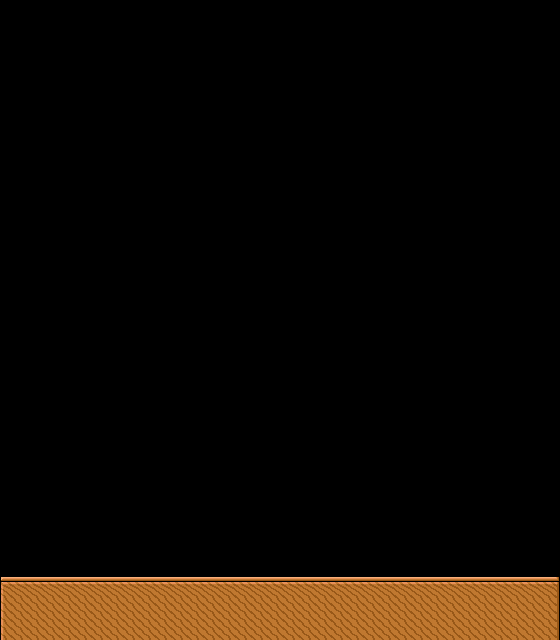

A level layout from a 2D game, rendered from its tile map. Below: a short description, then the map file with its tile-grid data intact:
An orthogonal 35x40 tile map with 16x16 px tiles, 1 tile layer (圖塊層 1).

<map version="1.10" tiledversion="1.10.2" orientation="orthogonal" renderorder="right-down" width="35" height="40" tilewidth="16" tileheight="16" infinite="0" nextlayerid="2" nextobjectid="1">
 <tileset firstgid="1" name="tileset" tilewidth="16" tileheight="16" tilecount="1204" columns="43">
  <image source="../effects_UI_tiles/tileset.png" width="688" height="450" />
 </tileset>
 <layer id="1" name="圖塊層 1" width="35" height="40">
  <data encoding="csv">
0,0,0,0,0,0,0,0,0,0,0,0,0,0,0,0,0,0,0,0,0,0,0,0,0,0,0,0,0,0,0,0,0,0,0,
0,0,0,0,0,0,0,0,0,0,0,0,0,0,0,0,0,0,0,0,0,0,0,0,0,0,0,0,0,0,0,0,0,0,0,
0,0,0,0,0,0,0,0,0,0,0,0,0,0,0,0,0,0,0,0,0,0,0,0,0,0,0,0,0,0,0,0,0,0,0,
0,0,0,0,0,0,0,0,0,0,0,0,0,0,0,0,0,0,0,0,0,0,0,0,0,0,0,0,0,0,0,0,0,0,0,
0,0,0,0,0,0,0,0,0,0,0,0,0,0,0,0,0,0,0,0,0,0,0,0,0,0,0,0,0,0,0,0,0,0,0,
0,0,0,0,0,0,0,0,0,0,0,0,0,0,0,0,0,0,0,0,0,0,0,0,0,0,0,0,0,0,0,0,0,0,0,
0,0,0,0,0,0,0,0,0,0,0,0,0,0,0,0,0,0,0,0,0,0,0,0,0,0,0,0,0,0,0,0,0,0,0,
0,0,0,0,0,0,0,0,0,0,0,0,0,0,0,0,0,0,0,0,0,0,0,0,0,0,0,0,0,0,0,0,0,0,0,
0,0,0,0,0,0,0,0,0,0,0,0,0,0,0,0,0,0,0,0,0,0,0,0,0,0,0,0,0,0,0,0,0,0,0,
0,0,0,0,0,0,0,0,0,0,0,0,0,0,0,0,0,0,0,0,0,0,0,0,0,0,0,0,0,0,0,0,0,0,0,
0,0,0,0,0,0,0,0,0,0,0,0,0,0,0,0,0,0,0,0,0,0,0,0,0,0,0,0,0,0,0,0,0,0,0,
0,0,0,0,0,0,0,0,0,0,0,0,0,0,0,0,0,0,0,0,0,0,0,0,0,0,0,0,0,0,0,0,0,0,0,
0,0,0,0,0,0,0,0,0,0,0,0,0,0,0,0,0,0,0,0,0,0,0,0,0,0,0,0,0,0,0,0,0,0,0,
0,0,0,0,0,0,0,0,0,0,0,0,0,0,0,0,0,0,0,0,0,0,0,0,0,0,0,0,0,0,0,0,0,0,0,
0,0,0,0,0,0,0,0,0,0,0,0,0,0,0,0,0,0,0,0,0,0,0,0,0,0,0,0,0,0,0,0,0,0,0,
0,0,0,0,0,0,0,0,0,0,0,0,0,0,0,0,0,0,0,0,0,0,0,0,0,0,0,0,0,0,0,0,0,0,0,
0,0,0,0,0,0,0,0,0,0,0,0,0,0,0,0,0,0,0,0,0,0,0,0,0,0,0,0,0,0,0,0,0,0,0,
0,0,0,0,0,0,0,0,0,0,0,0,0,0,0,0,0,0,0,0,0,0,0,0,0,0,0,0,0,0,0,0,0,0,0,
0,0,0,0,0,0,0,0,0,0,0,0,0,0,0,0,0,0,0,0,0,0,0,0,0,0,0,0,0,0,0,0,0,0,0,
0,0,0,0,0,0,0,0,0,0,0,0,0,0,0,0,0,0,0,0,0,0,0,0,0,0,0,0,0,0,0,0,0,0,0,
0,0,0,0,0,0,0,0,0,0,0,0,0,0,0,0,0,0,0,0,0,0,0,0,0,0,0,0,0,0,0,0,0,0,0,
0,0,0,0,0,0,0,0,0,0,0,0,0,0,0,0,0,0,0,0,0,0,0,0,0,0,0,0,0,0,0,0,0,0,0,
0,0,0,0,0,0,0,0,0,0,0,0,0,0,0,0,0,0,0,0,0,0,0,0,0,0,0,0,0,0,0,0,0,0,0,
0,0,0,0,0,0,0,0,0,0,0,0,0,0,0,0,0,0,0,0,0,0,0,0,0,0,0,0,0,0,0,0,0,0,0,
0,0,0,0,0,0,0,0,0,0,0,0,0,0,0,0,0,0,0,0,0,0,0,0,0,0,0,0,0,0,0,0,0,0,0,
0,0,0,0,0,0,0,0,0,0,0,0,0,0,0,0,0,0,0,0,0,0,0,0,0,0,0,0,0,0,0,0,0,0,0,
0,0,0,0,0,0,0,0,0,0,0,0,0,0,0,0,0,0,0,0,0,0,0,0,0,0,0,0,0,0,0,0,0,0,0,
0,0,0,0,0,0,0,0,0,0,0,0,0,0,0,0,0,0,0,0,0,0,0,0,0,0,0,0,0,0,0,0,0,0,0,
0,0,0,0,0,0,0,0,0,0,0,0,0,0,0,0,0,0,0,0,0,0,0,0,0,0,0,0,0,0,0,0,0,0,0,
0,0,0,0,0,0,0,0,0,0,0,0,0,0,0,0,0,0,0,0,0,0,0,0,0,0,0,0,0,0,0,0,0,0,0,
0,0,0,0,0,0,0,0,0,0,0,0,0,0,0,0,0,0,0,0,0,0,0,0,0,0,0,0,0,0,0,0,0,0,0,
0,0,0,0,0,0,0,0,0,0,0,0,0,0,0,0,0,0,0,0,0,0,0,0,0,0,0,0,0,0,0,0,0,0,0,
0,0,0,0,0,0,0,0,0,0,0,0,0,0,0,0,0,0,0,0,0,0,0,0,0,0,0,0,0,0,0,0,0,0,0,
0,0,0,0,0,0,0,0,0,0,0,0,0,0,0,0,0,0,0,0,0,0,0,0,0,0,0,0,0,0,0,0,0,0,0,
0,0,0,0,0,0,0,0,0,0,0,0,0,0,0,0,0,0,0,0,0,0,0,0,0,0,0,0,0,0,0,0,0,0,0,
0,0,0,0,0,0,0,0,0,0,0,0,0,0,0,0,0,0,0,0,0,0,0,0,0,0,0,0,0,0,0,0,0,0,0,
275,276,276,276,276,276,276,276,276,276,276,276,276,276,276,276,276,276,276,276,276,276,276,276,276,276,276,276,276,276,276,276,276,276,277,
318,319,319,319,319,319,319,319,319,319,319,319,319,319,319,319,319,319,319,319,319,319,319,319,319,319,319,319,319,319,319,319,319,319,320,
318,319,319,319,319,319,319,319,319,319,319,319,319,319,319,319,319,319,319,319,319,319,319,319,319,319,319,319,319,319,319,319,319,319,320,
318,319,319,319,319,319,319,319,319,319,319,319,319,319,319,319,319,319,319,319,319,319,319,319,319,319,319,319,319,319,319,319,319,319,320
</data>
 </layer>
</map>
